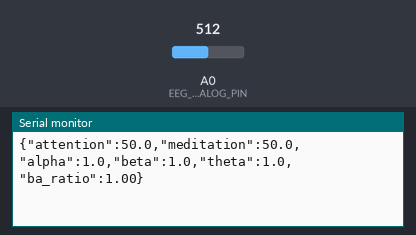
Bench run of a sketch on a simulated Arduino Uno, built with avr-gcc and run on an emulated ATmega328P. On the bench: the last lines printed to the serial monitor. Inputs (shaded band) come from the test bench; at power-on: A0 (EEG_ANALOG_PIN) = 512.

Above: at 1.2 s.
1.3 s: A0 (EEG_ANALOG_PIN) set to 716
At 1.9 s:
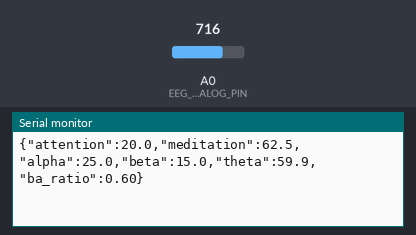
2.8 s: A0 (EEG_ANALOG_PIN) set to 900
At 2.81 s:
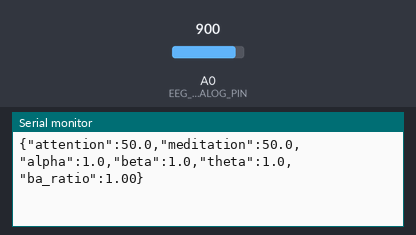
Timing chart, 0 to 5.8 s (numbered marks = the images above; inputs shaded):
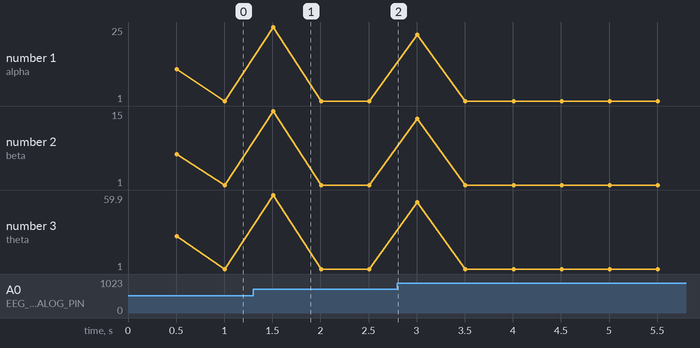

Measured:
- after the input at 1.3 s, the serial monitor: prints a new line after 0.21 s (image 1)

The sketch:

arduino_sketch.ino
```cpp
#if defined(ARDUINO)
  #include <Arduino.h>
#else
  #include <stdint.h>
  #include <math.h>
  #define A0 14
  #define INPUT 0x0
  #define OUTPUT 0x1
  inline unsigned long millis() { return 0; }
  inline unsigned long micros() { return 0; }
  inline int analogRead(uint8_t pin) { return 0; }
  inline void pinMode(uint8_t pin, uint8_t mode) {}
  #define constrain(amt,low,high) ((amt)<(low)?(low):((amt)>(high)?(high):(amt)))
  struct SerialStream {
    void begin(unsigned long baud) {}
    void print(const char* s) {}
    void print(float val, int dec = 2) {}
    void print(int val) {}
    void println(const char* s = "") {}
  };
  static SerialStream Serial;
#endif

#define EEG_ANALOG_PIN  A0
#define SAMPLE_RATE_HZ  256
#define SEND_INTERVAL   500
#define BUFFER_SIZE     128

float eeg_attention  = 50.0;
float eeg_meditation = 50.0;
float alpha_power    = 15.0;
float beta_power     = 10.0;
float theta_power    = 12.0;
float ba_ratio       = 0.67;

unsigned long lastSampleTime = 0;
unsigned long lastSendTime   = 0;
int rawBuffer[BUFFER_SIZE];
int bufferIndex = 0;

void setup() {
  Serial.begin(9600);
  pinMode(EEG_ANALOG_PIN, INPUT);
}

void processEEGBands() {
  float mean = 0;
  for (int i = 0; i < BUFFER_SIZE; i++) mean += rawBuffer[i];
  mean /= BUFFER_SIZE;

  float variance = 0;
  int zeroCrossings = 0;
  for (int i = 0; i < BUFFER_SIZE; i++) {
    float diff = rawBuffer[i] - mean;
    variance += diff * diff;
    if (i > 0 && ((rawBuffer[i] >= mean && rawBuffer[i - 1] < mean) ||
                  (rawBuffer[i] < mean && rawBuffer[i - 1] >= mean))) {
      zeroCrossings++;
    }
  }
  variance /= BUFFER_SIZE;
  float totalAmplitude = sqrt(variance);

  float dominantFreq = (zeroCrossings * SAMPLE_RATE_HZ) / (2.0 * BUFFER_SIZE);

  if (dominantFreq >= 8.0 && dominantFreq <= 13.0) {
    alpha_power = totalAmplitude * 0.6;
    beta_power  = totalAmplitude * 0.2;
    theta_power = totalAmplitude * 0.2;
  } else if (dominantFreq > 13.0) {
    alpha_power = totalAmplitude * 0.2;
    beta_power  = totalAmplitude * 0.6;
    theta_power = totalAmplitude * 0.2;
  } else {
    alpha_power = totalAmplitude * 0.25;
    beta_power  = totalAmplitude * 0.15;
    theta_power = totalAmplitude * 0.6;
  }

  if (alpha_power < 1.0) alpha_power = 1.0;
  if (beta_power < 1.0)  beta_power = 1.0;
  if (theta_power < 1.0) theta_power = 1.0;

  ba_ratio = beta_power / alpha_power;

  eeg_meditation = (alpha_power / (alpha_power + beta_power + 0.001)) * 100.0;
  eeg_attention  = (beta_power / (theta_power + beta_power + 0.001)) * 100.0;

  eeg_meditation = constrain(eeg_meditation, 0.0, 100.0);
  eeg_attention  = constrain(eeg_attention, 0.0, 100.0);
}

void loop() {
  unsigned long now = millis();

  if (micros() - lastSampleTime >= 3906) {
    lastSampleTime = micros();
    rawBuffer[bufferIndex] = analogRead(EEG_ANALOG_PIN);
    bufferIndex = (bufferIndex + 1) % BUFFER_SIZE;
  }

  if (now - lastSendTime >= SEND_INTERVAL) {
    lastSendTime = now;
    processEEGBands();

    Serial.print("{\"attention\":");
    Serial.print(eeg_attention, 1);
    Serial.print(",\"meditation\":");
    Serial.print(eeg_meditation, 1);
    Serial.print(",\"alpha\":");
    Serial.print(alpha_power, 1);
    Serial.print(",\"beta\":");
    Serial.print(beta_power, 1);
    Serial.print(",\"theta\":");
    Serial.print(theta_power, 1);
    Serial.print(",\"ba_ratio\":");
    Serial.print(ba_ratio, 2);
    Serial.println("}");
  }
}
```
